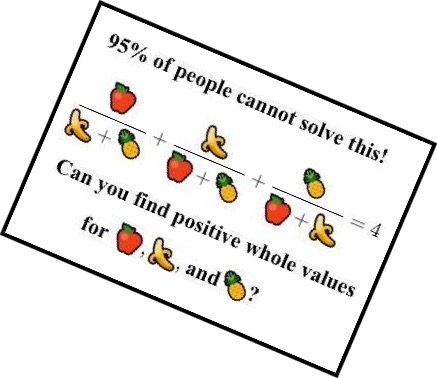
#> input picture ctf/square/fruit.jpeg, 437 x 378 px
$ python fruits.py   (Python 2 division)
#> lines starting #> are read from the running program, lines starting #| are printed output that depends on the picture
import numpy
import cv2
img = cv2.imread('fruit.jpeg')
#> img is the input picture: shape (378, 437, 3); mean B, G, R 232.7, 234.7, 236.7
img=cv2.cvtColor(img,cv2.COLOR_BGR2GRAY)
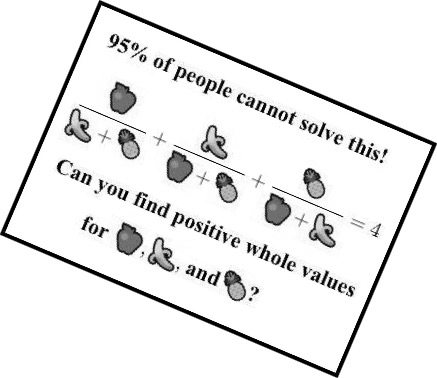
#> img: shape (378, 437); min 0, max 255, mean 235
res=0
#for i in range(len(img)):
#    for j in range(len(img)):
#        print img[i][j]
for i in img:
    print i
#> this loop made 378 passes
#> (printed output is left out)
cv2.imshow('Original',img)
cv2.waitKey(5000)
